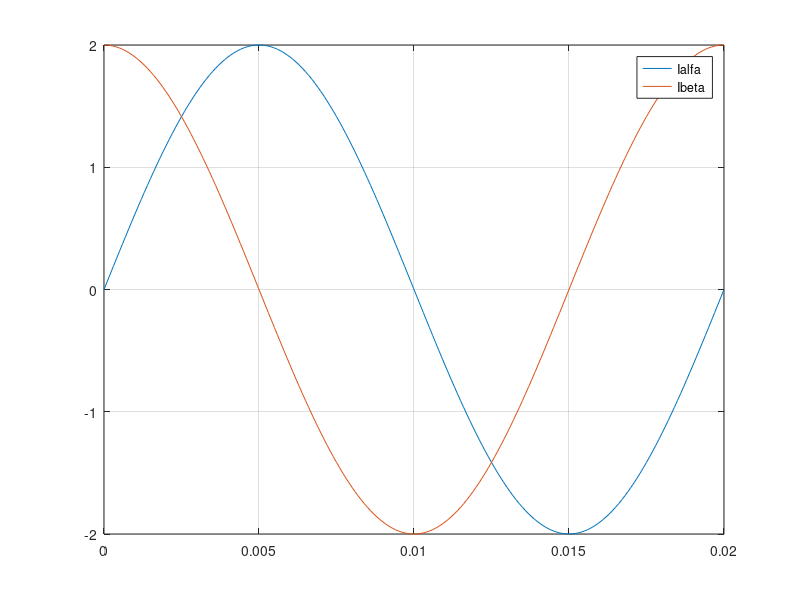
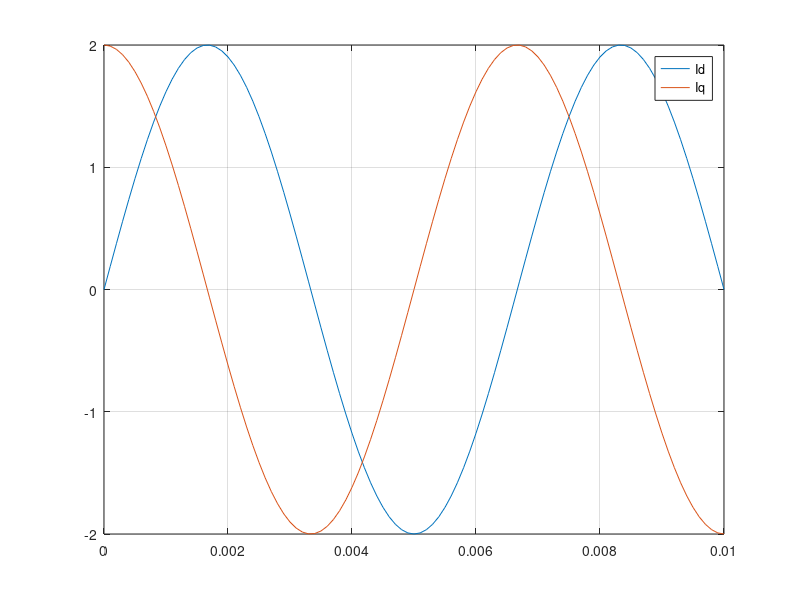
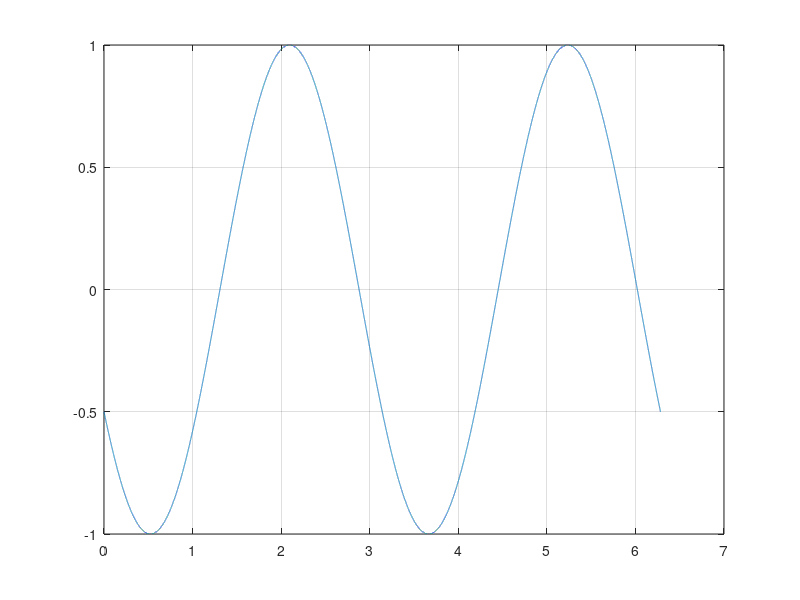
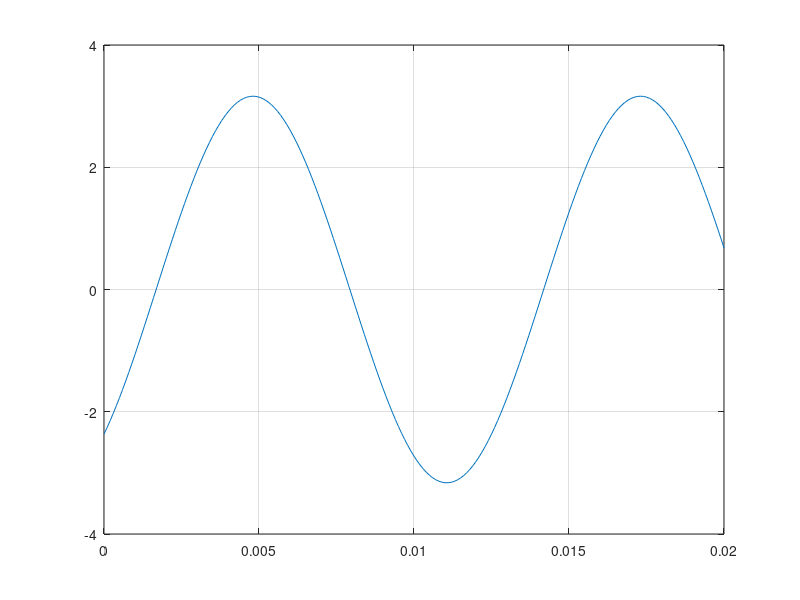

MATLAB code for these plots, in order:
%EXAM 2018

clc
clear all
f=50;
we1=2*pi*f
t=[0:0.0001:0.02]
Ialfa=2*cos(-we1*t+pi/2)
Ibeta=2*cos(-we1*t)
figure()
plot(t,Ialfa,t,Ibeta)
legend('Ialfa','Ibeta')
grid on
%%
clc
clear all 
close all
f2=100;
f=50;
we1=2*pi*f
we2=2*pi*f2
t=[0:0.0001:0.01]
Id=2*cos(-we1*t-we2*t+pi/2)
Iq=2*cos(-we1*t-we2*t)
figure()
plot(t,Id,t,Iq)
legend('Id','Iq')
grid on
%%
%problem2
clc
clear all 
close all
omega=[0:0.0001:2*pi];
Macs=cos(2*omega+(2*pi/3))
figure()
plot(omega,Macs)
grid on

%%
%problem5
clc
clear all 
close all

we1=502.65;
t=[0:0.0001:0.02]
Ic=cos(we1*t+5*pi/6)-3*sin(we1*t+5*pi/6)
figure()
plot(t,Ic)
grid on
%%
%problem5
clc
clear all 
close all

we1=502.65;
t=[0:0.0001:0.02]
Ic=cos(we1*t+4*pi/6)-3*sin(we1*t+4*pi/6)
Vc=31.62*sqrt(2)*(cos(we1*t+5*pi/6)-3*sin(we1*t+5*pi/6))
figure()
plot(t,Ic,t,Vc)
grid on
legend('Ic','Vc')
grid on